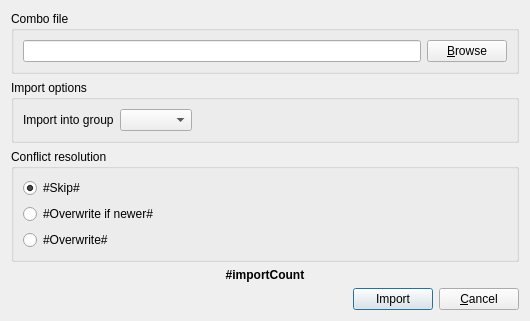
<?xml version="1.0" encoding="UTF-8"?>
<ui version="4.0">
 <class>ComboImportDialog</class>
 <widget class="QDialog" name="ComboImportDialog">
  <property name="geometry">
   <rect>
    <x>0</x>
    <y>0</y>
    <width>521</width>
    <height>291</height>
   </rect>
  </property>
  <property name="acceptDrops">
   <bool>true</bool>
  </property>
  <property name="windowTitle">
   <string/>
  </property>
  <layout class="QVBoxLayout" name="verticalLayout">
   <property name="sizeConstraint">
    <enum>QLayout::SetFixedSize</enum>
   </property>
   <item>
    <widget class="QGroupBox" name="groupBox">
     <property name="minimumSize">
      <size>
       <width>503</width>
       <height>0</height>
      </size>
     </property>
     <property name="title">
      <string>Combo file</string>
     </property>
     <layout class="QHBoxLayout" name="horizontalLayout_2">
      <item>
       <widget class="QLineEdit" name="editPath">
        <property name="acceptDrops">
         <bool>false</bool>
        </property>
       </widget>
      </item>
      <item>
       <widget class="QPushButton" name="buttonBrowse">
        <property name="text">
         <string>&amp;Browse</string>
        </property>
       </widget>
      </item>
     </layout>
    </widget>
   </item>
   <item>
    <widget class="QGroupBox" name="groupBox_2">
     <property name="title">
      <string>Import options</string>
     </property>
     <layout class="QHBoxLayout" name="horizontalLayout_3">
      <item>
       <widget class="QLabel" name="label">
        <property name="text">
         <string>Import into group</string>
        </property>
       </widget>
      </item>
      <item>
       <widget class="GroupComboBox" name="comboGroup">
        <property name="sizeAdjustPolicy">
         <enum>QComboBox::AdjustToContents</enum>
        </property>
       </widget>
      </item>
      <item>
       <spacer name="horizontalSpacer_2">
        <property name="orientation">
         <enum>Qt::Horizontal</enum>
        </property>
        <property name="sizeHint" stdset="0">
         <size>
          <width>315</width>
          <height>5</height>
         </size>
        </property>
       </spacer>
      </item>
     </layout>
    </widget>
   </item>
   <item>
    <widget class="QGroupBox" name="groupBoxConflicts">
     <property name="font">
      <font>
       <weight>50</weight>
       <bold>false</bold>
      </font>
     </property>
     <property name="title">
      <string notr="true">Conflict resolution</string>
     </property>
     <layout class="QVBoxLayout" name="groupBoxConflictsLayout">
      <item>
       <widget class="QRadioButton" name="radioSkipConflicts">
        <property name="text">
         <string notr="true">#Skip#</string>
        </property>
        <property name="checked">
         <bool>true</bool>
        </property>
       </widget>
      </item>
      <item>
       <widget class="QRadioButton" name="radioImportNewer">
        <property name="text">
         <string notr="true">#Overwrite if newer#</string>
        </property>
        <property name="checked">
         <bool>false</bool>
        </property>
       </widget>
      </item>
      <item>
       <widget class="QRadioButton" name="radioOverwrite">
        <property name="text">
         <string notr="true">#Overwrite#</string>
        </property>
       </widget>
      </item>
     </layout>
    </widget>
   </item>
   <item>
    <widget class="QLabel" name="labelImportCount">
     <property name="font">
      <font>
       <weight>75</weight>
       <bold>true</bold>
      </font>
     </property>
     <property name="text">
      <string notr="true">#importCount</string>
     </property>
     <property name="alignment">
      <set>Qt::AlignCenter</set>
     </property>
    </widget>
   </item>
   <item>
    <spacer name="verticalSpacer">
     <property name="orientation">
      <enum>Qt::Vertical</enum>
     </property>
     <property name="sizeType">
      <enum>QSizePolicy::MinimumExpanding</enum>
     </property>
     <property name="sizeHint" stdset="0">
      <size>
       <width>20</width>
       <height>0</height>
      </size>
     </property>
    </spacer>
   </item>
   <item>
    <layout class="QHBoxLayout" name="horizontalLayout">
     <item>
      <spacer name="horizontalSpacer">
       <property name="orientation">
        <enum>Qt::Horizontal</enum>
       </property>
       <property name="sizeHint" stdset="0">
        <size>
         <width>40</width>
         <height>10</height>
        </size>
       </property>
      </spacer>
     </item>
     <item>
      <widget class="QPushButton" name="buttonImport">
       <property name="text">
        <string>Import</string>
       </property>
       <property name="default">
        <bool>true</bool>
       </property>
      </widget>
     </item>
     <item>
      <widget class="QPushButton" name="buttonCancel">
       <property name="text">
        <string>&amp;Cancel</string>
       </property>
      </widget>
     </item>
    </layout>
   </item>
  </layout>
  <action name="actionImport">
   <property name="text">
    <string>&amp;Import</string>
   </property>
   <property name="toolTip">
    <string>Import</string>
   </property>
  </action>
  <action name="actionCancel">
   <property name="text">
    <string>&amp;Cancel</string>
   </property>
   <property name="toolTip">
    <string>Cancel</string>
   </property>
  </action>
  <action name="actionBrowse">
   <property name="text">
    <string>&amp;Browse</string>
   </property>
   <property name="toolTip">
    <string>Browse</string>
   </property>
  </action>
 </widget>
 <customwidgets>
  <customwidget>
   <class>GroupComboBox</class>
   <extends>QComboBox</extends>
   <header>Group/GroupComboBox.h</header>
  </customwidget>
 </customwidgets>
 <tabstops>
  <tabstop>editPath</tabstop>
  <tabstop>buttonBrowse</tabstop>
  <tabstop>buttonImport</tabstop>
  <tabstop>buttonCancel</tabstop>
 </tabstops>
 <resources/>
 <connections>
  <connection>
   <sender>actionCancel</sender>
   <signal>triggered()</signal>
   <receiver>ComboImportDialog</receiver>
   <slot>onActionCancel()</slot>
   <hints>
    <hint type="sourcelabel">
     <x>-1</x>
     <y>-1</y>
    </hint>
    <hint type="destinationlabel">
     <x>319</x>
     <y>239</y>
    </hint>
   </hints>
  </connection>
  <connection>
   <sender>actionImport</sender>
   <signal>triggered()</signal>
   <receiver>ComboImportDialog</receiver>
   <slot>onActionImport()</slot>
   <hints>
    <hint type="sourcelabel">
     <x>-1</x>
     <y>-1</y>
    </hint>
    <hint type="destinationlabel">
     <x>319</x>
     <y>239</y>
    </hint>
   </hints>
  </connection>
  <connection>
   <sender>buttonImport</sender>
   <signal>clicked()</signal>
   <receiver>actionImport</receiver>
   <slot>trigger()</slot>
   <hints>
    <hint type="sourcelabel">
     <x>511</x>
     <y>458</y>
    </hint>
    <hint type="destinationlabel">
     <x>-1</x>
     <y>-1</y>
    </hint>
   </hints>
  </connection>
  <connection>
   <sender>buttonCancel</sender>
   <signal>clicked()</signal>
   <receiver>actionCancel</receiver>
   <slot>trigger()</slot>
   <hints>
    <hint type="sourcelabel">
     <x>592</x>
     <y>458</y>
    </hint>
    <hint type="destinationlabel">
     <x>-1</x>
     <y>-1</y>
    </hint>
   </hints>
  </connection>
  <connection>
   <sender>actionBrowse</sender>
   <signal>triggered()</signal>
   <receiver>ComboImportDialog</receiver>
   <slot>onActionBrowse()</slot>
   <hints>
    <hint type="sourcelabel">
     <x>-1</x>
     <y>-1</y>
    </hint>
    <hint type="destinationlabel">
     <x>319</x>
     <y>90</y>
    </hint>
   </hints>
  </connection>
  <connection>
   <sender>buttonBrowse</sender>
   <signal>clicked()</signal>
   <receiver>actionBrowse</receiver>
   <slot>trigger()</slot>
   <hints>
    <hint type="sourcelabel">
     <x>583</x>
     <y>43</y>
    </hint>
    <hint type="destinationlabel">
     <x>-1</x>
     <y>-1</y>
    </hint>
   </hints>
  </connection>
  <connection>
   <sender>editPath</sender>
   <signal>textChanged(QString)</signal>
   <receiver>ComboImportDialog</receiver>
   <slot>onEditPathTextChanged(QString)</slot>
   <hints>
    <hint type="sourcelabel">
     <x>279</x>
     <y>42</y>
    </hint>
    <hint type="destinationlabel">
     <x>319</x>
     <y>61</y>
    </hint>
   </hints>
  </connection>
  <connection>
   <sender>radioImportNewer</sender>
   <signal>toggled(bool)</signal>
   <receiver>ComboImportDialog</receiver>
   <slot>onConflictRadioToggled(bool)</slot>
   <hints>
    <hint type="sourcelabel">
     <x>258</x>
     <y>102</y>
    </hint>
    <hint type="destinationlabel">
     <x>258</x>
     <y>147</y>
    </hint>
   </hints>
  </connection>
  <connection>
   <sender>radioOverwrite</sender>
   <signal>toggled(bool)</signal>
   <receiver>ComboImportDialog</receiver>
   <slot>onConflictRadioToggled(bool)</slot>
   <hints>
    <hint type="sourcelabel">
     <x>258</x>
     <y>125</y>
    </hint>
    <hint type="destinationlabel">
     <x>258</x>
     <y>147</y>
    </hint>
   </hints>
  </connection>
  <connection>
   <sender>radioSkipConflicts</sender>
   <signal>toggled(bool)</signal>
   <receiver>ComboImportDialog</receiver>
   <slot>onConflictRadioToggled(bool)</slot>
   <hints>
    <hint type="sourcelabel">
     <x>258</x>
     <y>148</y>
    </hint>
    <hint type="destinationlabel">
     <x>258</x>
     <y>147</y>
    </hint>
   </hints>
  </connection>
 </connections>
 <slots>
  <slot>onActionImport()</slot>
  <slot>onActionCancel()</slot>
  <slot>onActionBrowse()</slot>
  <slot>onEditPathTextChanged(QString)</slot>
  <slot>onConflictRadioToggled(bool)</slot>
 </slots>
</ui>
